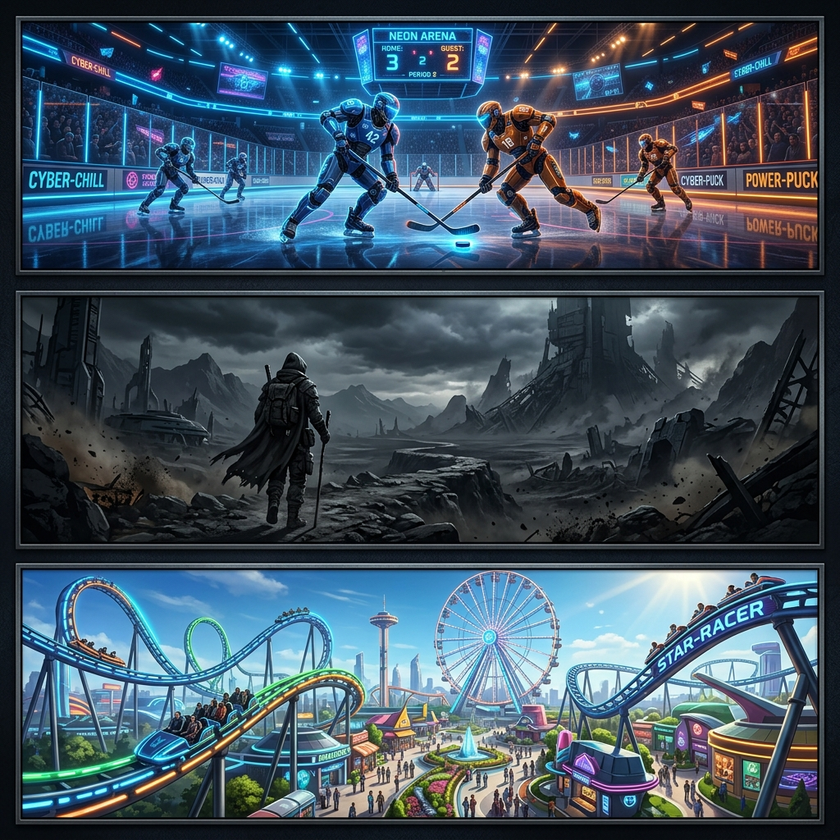
#> input picture assigment3/task3/assets/projects.png, 840 x 840 px, shrunk from 1024 x 1024 before the run, found by its file name
$ python crop_assets.py
#> lines starting #> are read from the running program, lines starting #| are printed output that depends on the picture
from PIL import Image
import os

def crop_assets(assets_dir):
    # Projects (3 panels vertically)
    projects = Image.open(os.path.join(assets_dir, 'projects.png'))
#> projects is the input picture: PIL image 840x840 RGB; mean R, G, B 63.3, 81.6, 96
    w, h = projects.size
#> w = 840; h = 840
    p1 = projects.crop((0, 0, w, h//3))
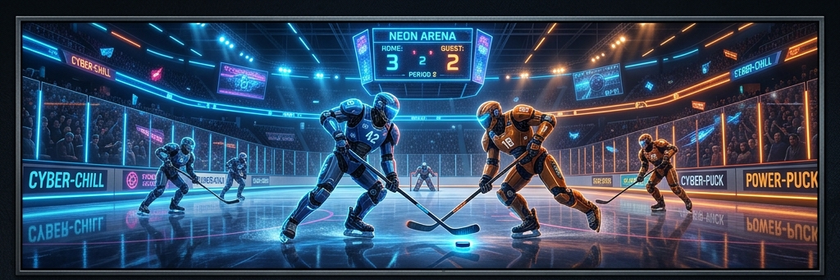
#> p1: PIL image 840x280 RGB; mean R, G, B 54.6, 73.9, 97.7
    p2 = projects.crop((0, h//3, w, 2*h//3))
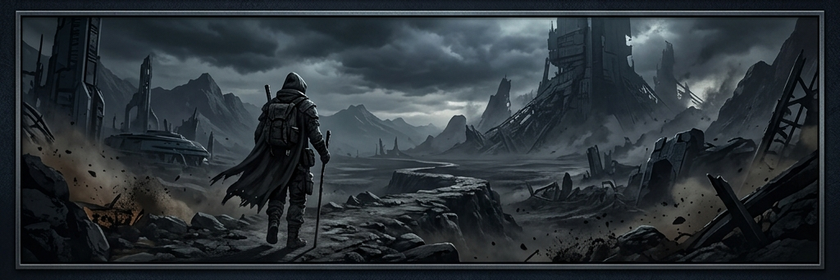
#> p2: PIL image 840x280 RGB; mean R, G, B 43.5, 51, 56.3
    p3 = projects.crop((0, 2*h//3, w, h))
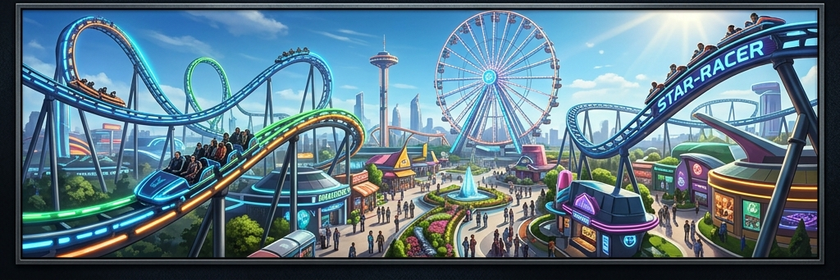
#> p3: PIL image 840x280 RGB; mean R, G, B 91.7, 119.8, 133.9
    p1.save(os.path.join(assets_dir, 'project_hockey.png'))
    p2.save(os.path.join(assets_dir, 'project_genesis.png'))
    p3.save(os.path.join(assets_dir, 'project_mechanic.png'))

    # Icons (Grid of 3x3 roughly)
#> (the run stopped early here; a loop or call above may not have finished)

$ run again, with assigment3/task3/assets/hero.png copied over assigment3/task3/assets/projects.png
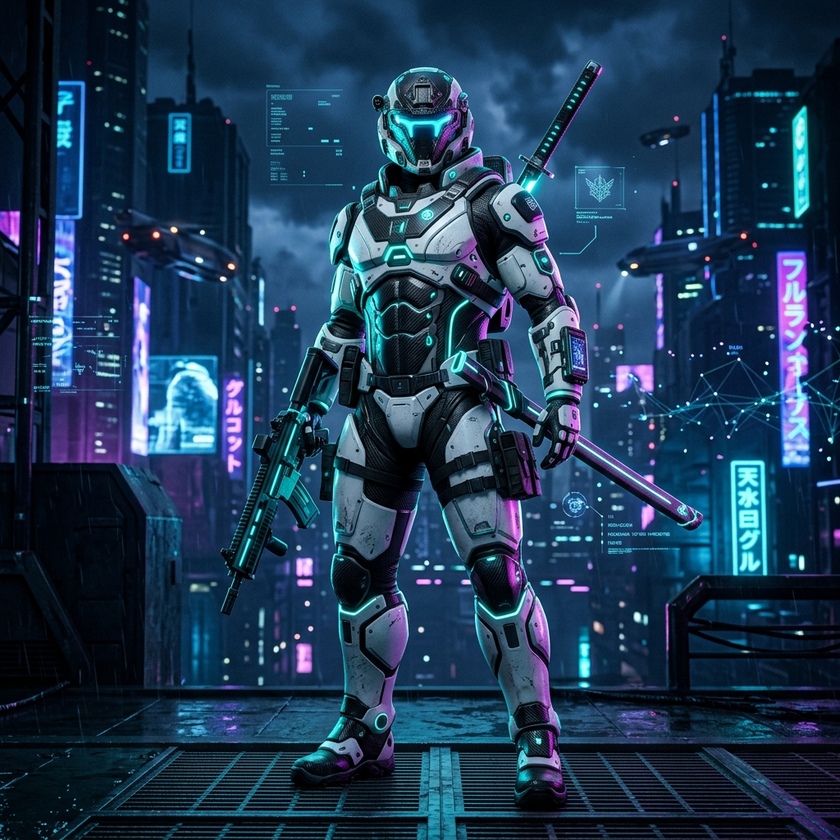
#> input picture assigment3/task3/assets/hero.png, 840 x 840 px, shrunk from 1024 x 1024 before the run, found by its file name
#> in crop_assets, projects is the input picture: PIL image 840x840 RGB; mean R, G, B 29.6, 57, 83.8
#> in crop_assets, `p2 = projects.crop((0, h//3, w, 2*h//3))`:
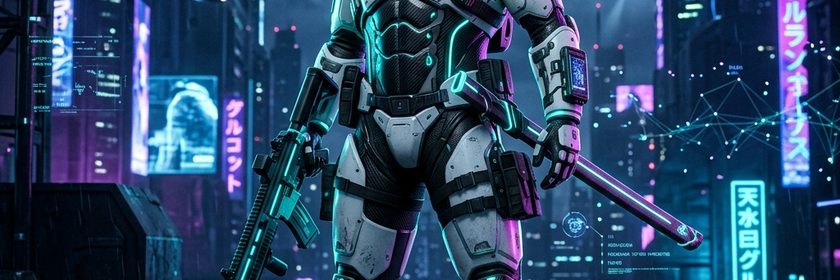
#> p2: PIL image 840x280 RGB; mean R, G, B 40.2, 69.2, 101.3
#> in crop_assets, `p3 = projects.crop((0, 2*h//3, w, h))`:
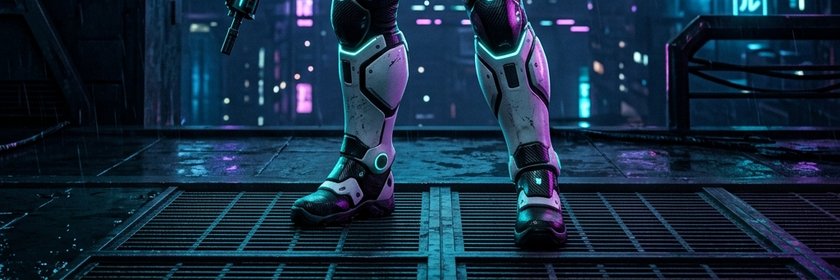
#> p3: PIL image 840x280 RGB; mean R, G, B 20.6, 42.6, 62.9
